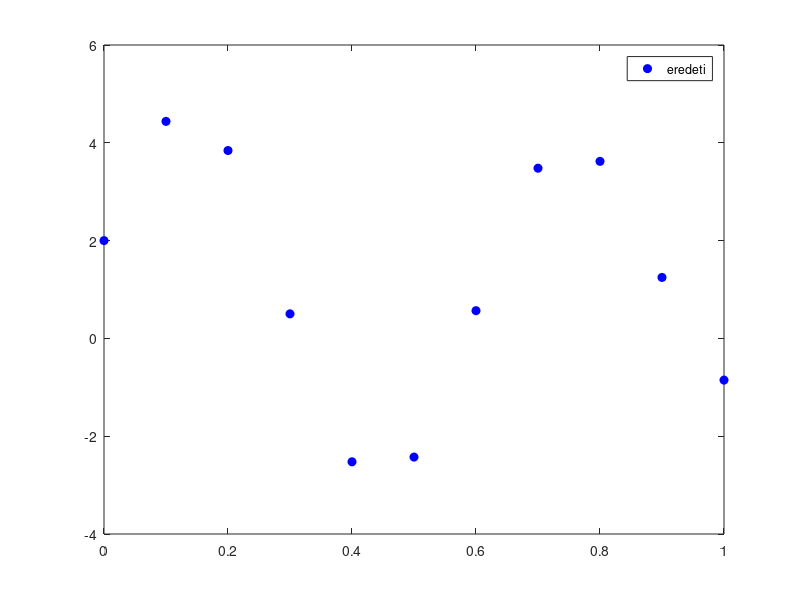

MATLAB code for this plot: (Note: this script raises an error after producing the figure.)
clear all;
clc;

%% EREDETI JEL
N=11;
f=@(x) 1+cos(2*pi*0.1*x)+3*sin(2*pi*0.17*x);
x=0:N-1;
y=f(x);
plot(linspace(0,1,length(y)),y,'bo','MarkerFaceColor','b');
legend('eredeti');
pause;

%% LINEARIS INTERPOLACIO
K=20;
x2=linspace(x(1),x(end),N*K);
yi_lin=interpolate_lin(y,x,x2);
hold on;
plot(linspace(0,1,length(yi_lin)),yi_lin,'b','LineWidth',2);
hold off;
legend('eredeti','linearis');
pause;

%% LAGRANGE-INTERPOLACIO
K=20;
x2=linspace(x(1),x(end),N*K);
yi_lag=interpolate_lag(y,x,x2);
hold on;
plot(linspace(0,1,length(yi_lag)),yi_lag,'r','LineWidth',2);
hold off;
legend('eredeti','linearis','Lagrange');
pause;

%% LEGKISEBB NEGYZETEK MODSZERE, POLINOMIALIS ESET
D=N-1;
K=20;
x2=linspace(x(1),x(end),N*K);
yi_ls=interpolate_ls(y,x,x2,D);
hold on;
plot(linspace(0,1,length(yi_ls)),yi_ls,'g','LineWidth',2);
hold off;
legend('eredeti','linearis','Lagrange','LS');
pause;

%% TRIGONOMETRIKUS INTERPOLACIO
K=20;
x2=linspace(x(1),x(end),N*K);
yi_trig=interpolate_trig(y,x,x2);
hold on;
plot(linspace(0,1,length(yi_trig)),yi_trig,'c','LineWidth',2);
hold off;
legend('eredeti','linearis','Lagrange','LS','Fourier');
pause;

%% HERMITE-INTERPOLACIO
s=2;
K=20;
x2=linspace(x(1),x(end),N*K);
yi_herm=interpolate_herm(y(1:s:end),x(1:s:end),x2);
hold on;
plot(linspace(0,1,length(yi_herm)),yi_herm,'y','LineWidth',2);
hold off;
legend('eredeti','linearis','Lagrange','LS','Fourier','Hermite');
pause;

%% SPLINE INTERPOLACIO
K=20;
x2=linspace(x(1),x(end),N*K);
yi_spline=interpolate_spline(y,x,x2);
hold on;
plot(linspace(0,1,length(yi_spline)),yi_spline,'m','LineWidth',2);
hold off;
legend('eredeti','linearis','Lagrange','LS','Fourier','Hermite','spline');
pause;

%% INTERPOLACIO NULLAK BESZURASAVAL ES ALULATERESZTO SZURESSEL
K=20;
yi_lpf=interpolate_lpf(y,K);
hold on;
plot(linspace(0,1,length(yi_lpf)),yi_lpf,'k','LineWidth',2);
hold off;
legend('eredeti','linearis','Lagrange','LS','Fourier','Hermite','spline','LPF');
